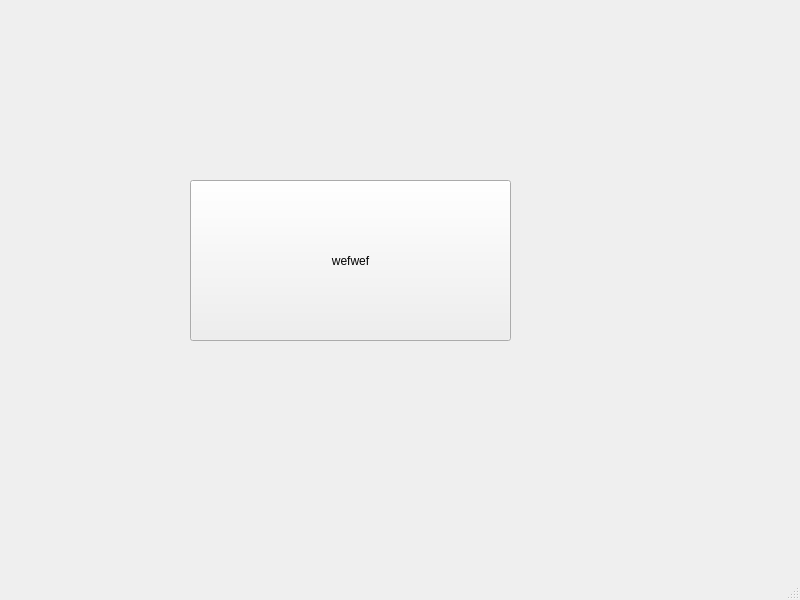
<?xml version="1.0" encoding="UTF-8"?>
<ui version="4.0">
 <class>MainWindow</class>
 <widget class="QMainWindow" name="MainWindow">
  <property name="geometry">
   <rect>
    <x>0</x>
    <y>0</y>
    <width>800</width>
    <height>600</height>
   </rect>
  </property>
  <property name="windowTitle">
   <string>MainWindow</string>
  </property>
  <widget class="QWidget" name="centralwidget">
   <widget class="QToolButton" name="toolButton">
    <property name="geometry">
     <rect>
      <x>190</x>
      <y>180</y>
      <width>321</width>
      <height>161</height>
     </rect>
    </property>
    <property name="text">
     <string>wefwef</string>
    </property>
   </widget>
  </widget>
  <widget class="QMenuBar" name="menubar">
   <property name="geometry">
    <rect>
     <x>0</x>
     <y>0</y>
     <width>800</width>
     <height>21</height>
    </rect>
   </property>
  </widget>
  <widget class="QStatusBar" name="statusbar"/>
 </widget>
 <resources/>
 <connections/>
</ui>
